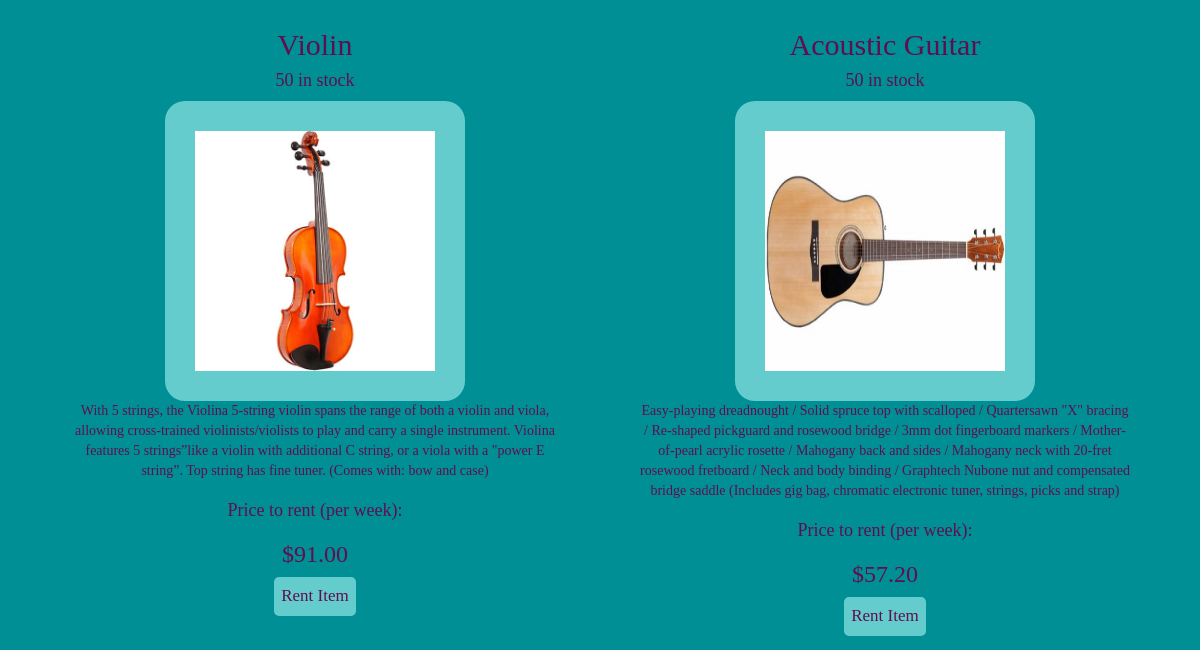
The app's page /instrurent_app/rent (lower part), older data.
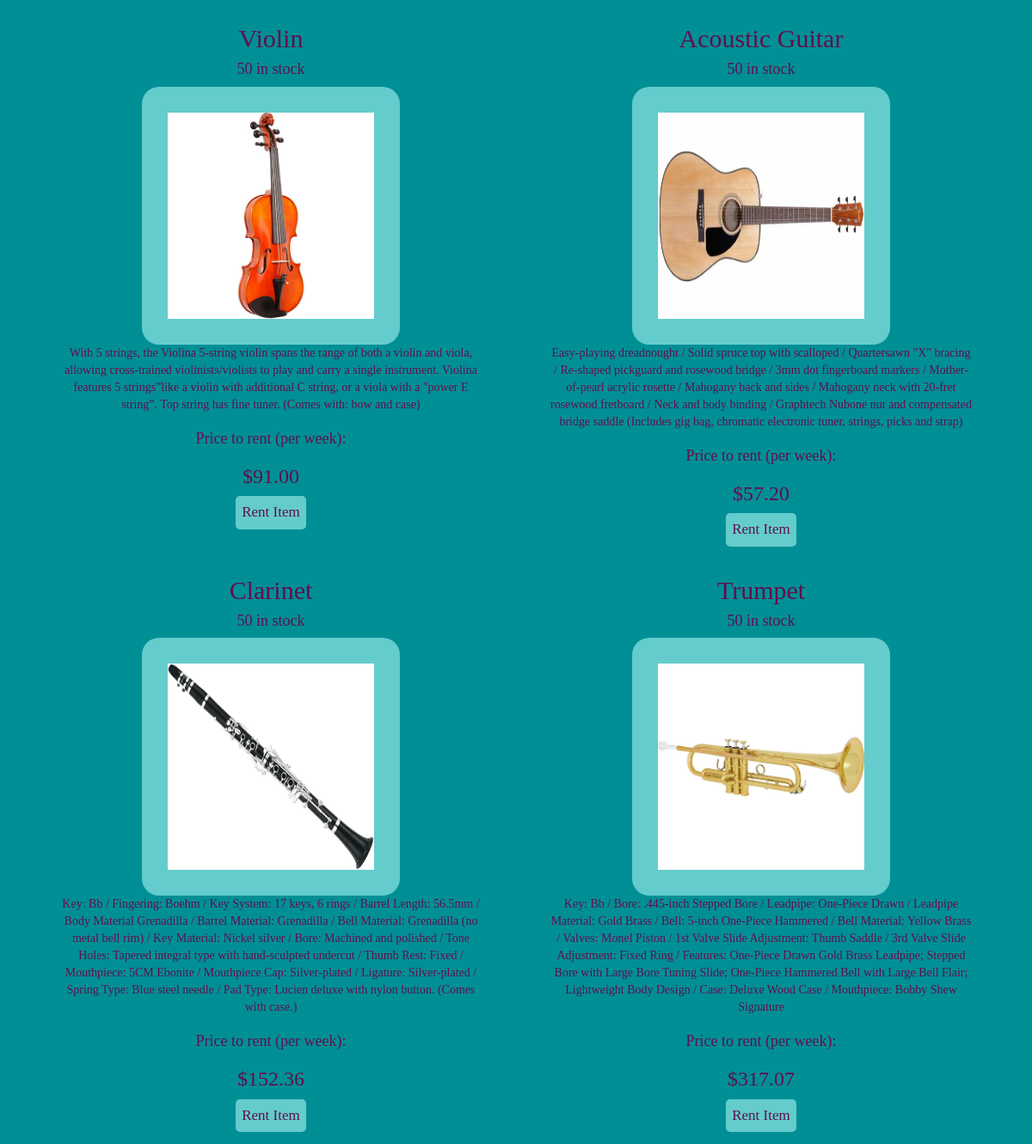
The same page, newer data.
### instrurent_app/models.py (models this page shows, shortened)
class Instrument(models.Model):
    instrument_choice= models.CharField(max_length=25)
    instrument_quantity= models.IntegerField(default=200)
    instrument_description = models.CharField(max_length= 2000)
    instrument_price= models.FloatField(max_length=None)
    instrument_image=models.CharField(max_length=300)
    def format_price(self):
        return "${0:.2f}".format(self.instrument_price)
    def show_image(self):
        return 'decor/images/' + self.instrument_image

### instrurent_app/views.py (the view)
def rent(request):
    instruments=Instrument.objects.all()
    return render(request, "rentPage/rent.html", {'instruments':instruments})

### instrurent_app/templates/rentPage/rent.html (shortened to what this page needs)
{% load static %}
<head>
    <link href="https://maxcdn.bootstrapcdn.com/bootstrap/3.3.7/css/bootstrap.min.css" rel="stylesheet">
    <link rel="stylesheet" type="text/css" href="{% static 'decor/style.css' %}" />
</head>
<div class="container">
<center>
{% if instruments %}
    {% for i in instruments %}
<div class="col-md-6">
<div class="boxes">
    <div class="col-md-12">
        <h2> {{i.instrument_choice}} </h2>
        <h4> {{i.instrument_quantity}} in stock</h4>
        <img class="photo" src='{% static i.show_image %}'>
        <p> {{ i.instrument_description }}</p>
    </div>
    </div>
<div class='boxes'>
    <div class="col-md-12">
        <h4>Price to rent (per week):</h4>
        <h3>{{ i.format_price }}</h3>
        <form method='get' action="{%url 'instrurent:rent_item' i.id %}">
            <input class= "aboutRent" type="submit" value="Rent Item" name="add"/>
        </form>
    </div>
    </div>
</div>
    {% endfor %}
             {% else %}
<p>NONE</p>
{% endif %}
</center>
</div>

Row changes from the older to the newer data that the page shows:
added Instrument: instrument_choice "Clarinet", instrument_quantity "50", instrument_image (picture), instrument_description "Key: Bb / Fingering: Boehm / Key System: 17 keys, 6 rings / Barrel Length: 56.5mm / Body Material Grenadilla / Barrel Material: Grenadilla / Bell Material: Grenadilla (no metal bell rim) / Key Material: Nickel silver / Bore: Machined and polished / Tone Holes: Tapered integral type with hand-sculpted undercut / Thumb Rest: Fixed / Mouthpiece: 5CM Ebonite / Mouthpiece Cap: Silver-plated / Ligature: Silver-plated / Spring Type: Blue steel needle / Pad Type: Lucien deluxe with nylon button. (Comes with case.)", format_price "$152.36"
added Instrument: instrument_choice "Trumpet", instrument_quantity "50", instrument_image (picture), instrument_description "Key: Bb / Bore: .445-inch Stepped Bore / Leadpipe: One-Piece Drawn / Leadpipe Material: Gold Brass / Bell: 5-inch One-Piece Hammered / Bell Material: Yellow Brass / Valves: Monel Piston / 1st Valve Slide Adjustment: Thumb Saddle / 3rd Valve Slide Adjustment: Fixed Ring / Features: One-Piece Drawn Gold Brass Leadpipe; Stepped Bore with Large Bore Tuning Slide; One-Piece Hammered Bell with Large Bell Flair; Lightweight Body Design / Case: Deluxe Wood Case / Mouthpiece: Bobby Shew Signature", format_price "$317.07"
